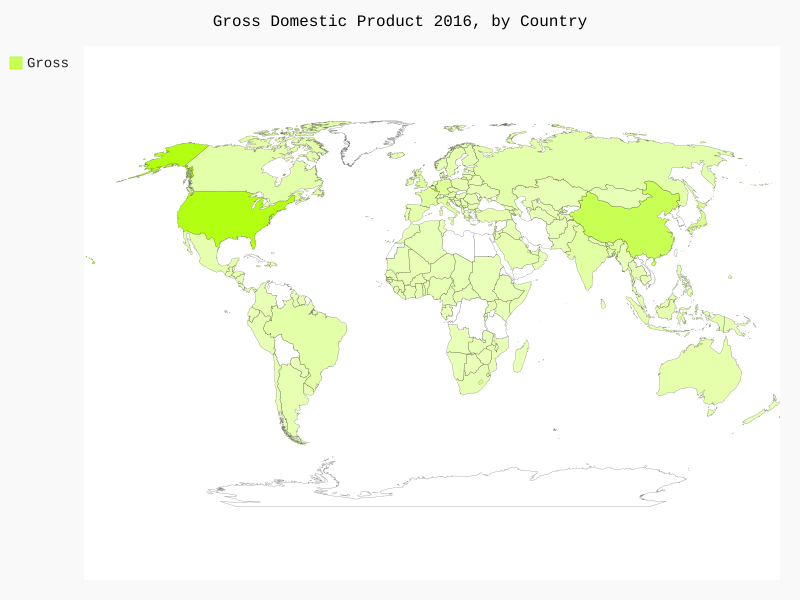

This chart was generated by the following Python code:
#Gross Domestic Product for Country
import json
from country_codes  import get_country_code
from pygal.maps.world import World
from pygal.style import RotateStyle


def extract_code(gross_data):
    """Devuelve un diccionario con los codigos de pais como key
       y el groos como value """
    cc_grossTemp = {}
    for index_dic in gross_data:
        if index_dic['Year'] == 2016:
            code = get_country_code(index_dic['Country Name'])
            if code:
                cc_grossTemp[code] = float(index_dic['Value'])

    return cc_grossTemp

#PROGRAMA PRINCIPAL
filename = 'gdp_json.json'
with open(filename) as f:
    gross_data = json.load(f)

#Extrayendo codigos y valores
cc_gross = extract_code(gross_data)

#Generando el mapa con los datos extraidos
wm_style = RotateStyle('#B3FF11')
wm = World(style=wm_style)
wm.title = "Gross Domestic Product 2016, by Country"
wm.add('Gross', cc_gross)
wm.render_to_file('gdp.svg')
